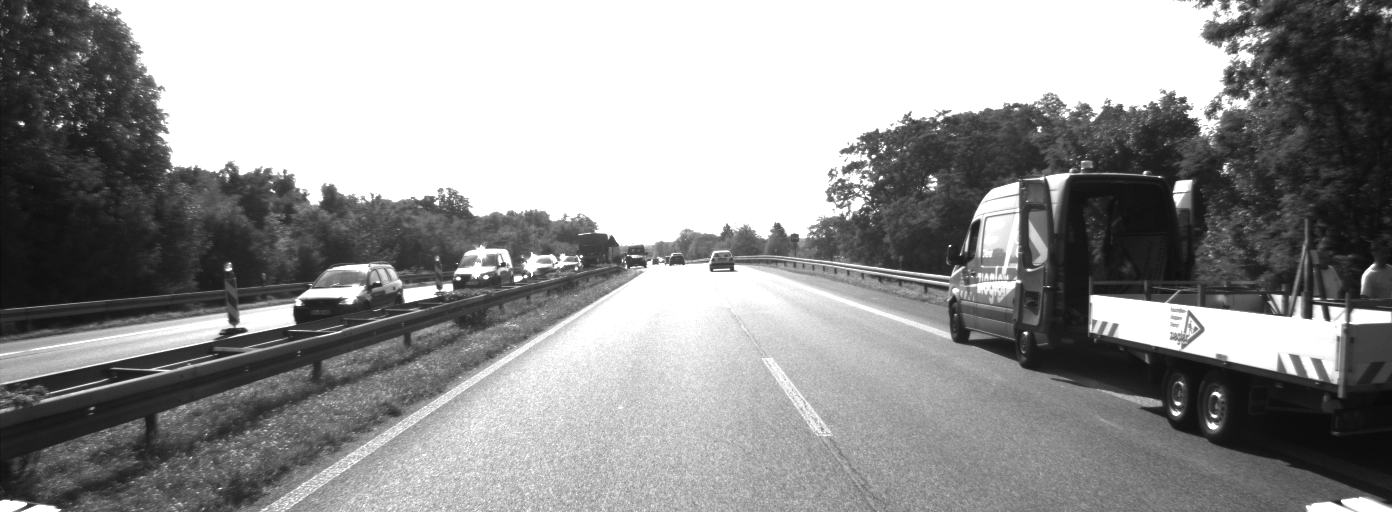
#> input picture dataset/image_00/data/0000000003.png, 1392 x 512 px, given in place of drive.mp4, which was not available
$ python lane_detect_new.py
#> lines starting #> are read from the running program, lines starting #| are printed output that depends on the picture; after the words box and inside, x2 and y2 are one past the last pixel; in counts of white or black regions, pixels touching at a corner belong together; pictures that were not available may be replaced by others from this repository, and a replacement may not be noted
import cv2
import numpy as np
import math


cap = cv2.VideoCapture("drive.mp4")

# [18 lines of commented-out code are left out]

while 1:

    ret,frame = cap.read()
#> frame is the input picture: shape (512, 1392, 3); min 10, max 255, mean 148
    if ret:

        width, height = frame.shape[1], frame.shape[0]

        # ------------
        hsv = cv2.cvtColor(frame, cv2.COLOR_BGR2HSV)
#> hsv: shape (512, 1392, 3); mean H, S, V 0, 0, 148

        lower = np.uint8([180, 18, 255])
        upper = np.uint8([0, 0, 231])

        mask = cv2.inRange(hsv, lower, upper)
#> mask: shape (512, 1392); every value is 0
        edges = cv2.Canny(mask, 75, 250)

        cv2.imshow("mask", edges)

        lines = cv2.HoughLinesP(edges, 1, np.pi / 180, 50, maxLineGap=50)
#> lines = None

        if lines is not None:
            for i in range(0, len(lines)):
                l = lines[i][0]
                cv2.line(frame, (l[0], l[1]), (l[2], l[3]), (0,0,255), 3, cv2.LINE_AA)
        # ----------

        # change perspective
        # perspective points
        pts1 = np.float32([[560, 440],[710, 440],[200, 640],[1000, 640]])
        pts2 = np.float32([[0,0],[width,0],[0,height],[width,height]])
        # end perspective points

        # perspective points draw circle
        pts1_ = np.array([[560, 440],[710, 440],[200, 640],[1000, 640]])
        pts2_ = np.array([[0,0],[width,0],[0,height],[width,height]])

        # for i in range(0,4):
        #     cv2.circle(frame,(pts1_[i][0], pts1_[i][1]),5,(0,0,255),2)
        # end perspective points draw circle

        # change perspective
        matrix = cv2.getPerspectiveTransform(pts1,pts2)
        birds_eye = cv2.warpPerspective(frame, matrix, (width, height))
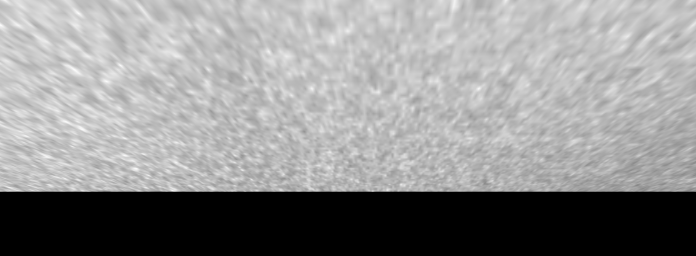
#> birds_eye: shape (512, 1392, 3) (shown at 1/2 size); min 0, max 255, mean 143.2

        # end change birds eye perspective


        grayscale = cv2.cvtColor(birds_eye, cv2.COLOR_BGR2GRAY)

        # smooth image
        kernel_size = 5
        blur = cv2.GaussianBlur(grayscale, (kernel_size, kernel_size), 0)

        # canny edge dedection
        low_t = 50
        high_t = 95
        edges = cv2.Canny(blur, low_t, high_t)
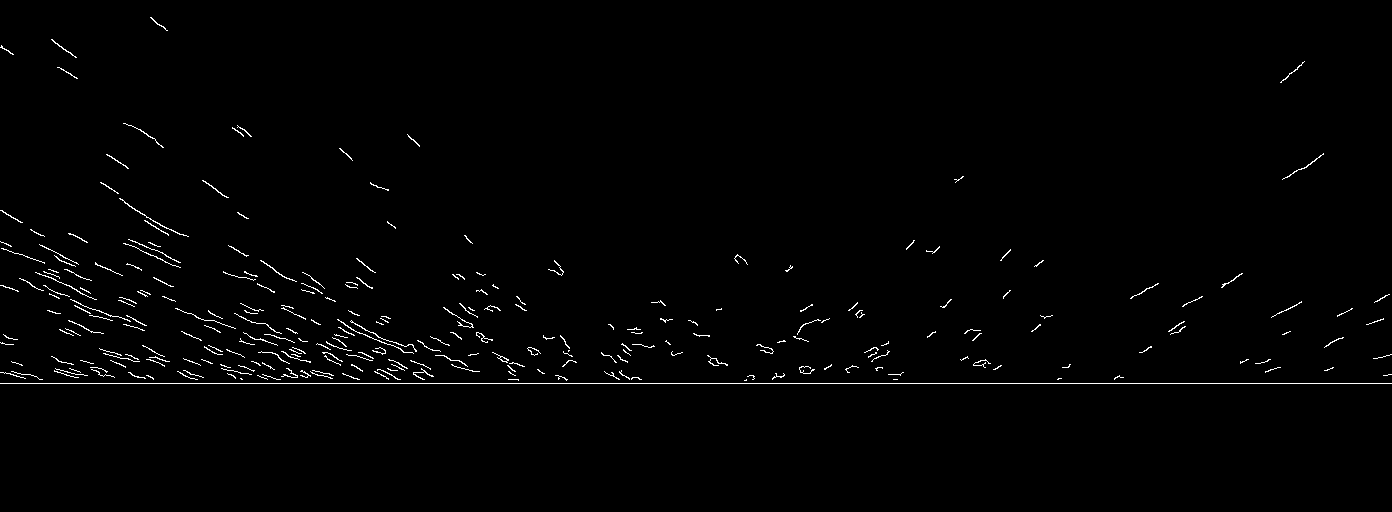
#> edges: shape (512, 1392); 1.1% white in thin lines or dots, all inside (x1, y1, x2, y2) = (0, 17, 1392, 384)

        # detect line with houg line transform
        lines = cv2.HoughLinesP(edges, 1, np.pi / 180, 50, maxLineGap=50)
#> lines = 88 rows, first 6: [0, 383, 1391, 383], [1388, 374, 1391, 374], [930, 334, 965, 333], [492, 352, 682, 352], [10, 374, 429, 374], [6, 373, 560, 335]

        # draaw lines
        for line in lines:
            x1, y1, x2, y2 = line[0]

            # classification right and left line
            if x1 < 640 or x2 < 640:
                x1_left = x1
                x2_left = x2
                y1_left = y1
                y2_left = y2

            elif x1 > 640 or x2 > 640:
                x1_right = x1
                x2_right = x2
                y1_right = y1
                y2_right = y2


            try:
                # calculate middle points

                x1_mid = int((x1_right + x1_left)/2)
                x2_mid = int((x2_right + x2_left)/2)

                # y1_mid = int((y1_right + y1_left)/2)
                # y2_mid = int((y2_right + y2_left)/2)

                cv2.line(birds_eye, (640, 300), (x2_mid, 420), (0, 255, 0), 2)


                # create straight pipe line in middle of the frame
                x_1, x_2 = 640, 640
                y_1, y_2 = 300, 420
                cv2.line(birds_eye, (x_1,y_1), (x_2, y_2), (0, 0, 255), 2)


                # calculate 3 point beetween angle

                point_1 = [x_1, y_1]
                point_2 = [x_2, y_2]
                point_3 = [x2_mid, 420]

                radian = np.arctan2(point_2[1] - point_1[1], point_2[0] - point_1[0]) - np.arctan2(point_3[1] - point_1[1], point_3[0] - point_1[0])
                angle = (radian *180 / np.pi)

                print("omega : ", angle)

                # cv2.putText(frame, str(int(angle)), (15,35),cv2.FONT_HERSHEY_SIMPLEX,1 , (255,0,0), 2, cv2.LINE_AA )

                if angle < -30:
                    cv2.putText(frame, "LEFT", (15,35),cv2.FONT_HERSHEY_SIMPLEX,1 , (255,0,0), 2, cv2.LINE_AA )
                elif angle > 25:
                    cv2.putText(frame, "RIGHT", (1150,35),cv2.FONT_HERSHEY_SIMPLEX,1 , (255,0,0), 2, cv2.LINE_AA )

                elif angle > -25 and angle < 25:
                    # cv2.putText(frame, "DUZ", (600,35),cv2.FONT_HERSHEY_SIMPLEX,1 , (255,0,0), 2, cv2.LINE_AA )
                    continue
            except NameError:
                continue
            # lane draw line red
            cv2.line(birds_eye, (x1, y1), (x2, y2), (0, 0, 255), 2)
#> this loop made 88 passes
#> (x1, y1, x2, y2, x1_left, x2_left, y1_left, y2_left) on passes 4, 5, 6, 8, 9, 10, 11, 13: (492, 352, 682, 352, 492, 682, 352, 352), (10, 374, 429, 374, 10, 429, 374, 374), (6, 373, 560, 335, 6, 560, 373, 335), (13, 375, 432, 375, 13, 432, 375, 375), (279, 358, 370, 356, 279, 370, 358, 356), (21, 365, 157, 358, 21, 157, 365, 358), (140, 213, 183, 235, 140, 183, 213, 235), (100, 349, 152, 350, 100, 152, 349, 350)
#> (printed output is left out)
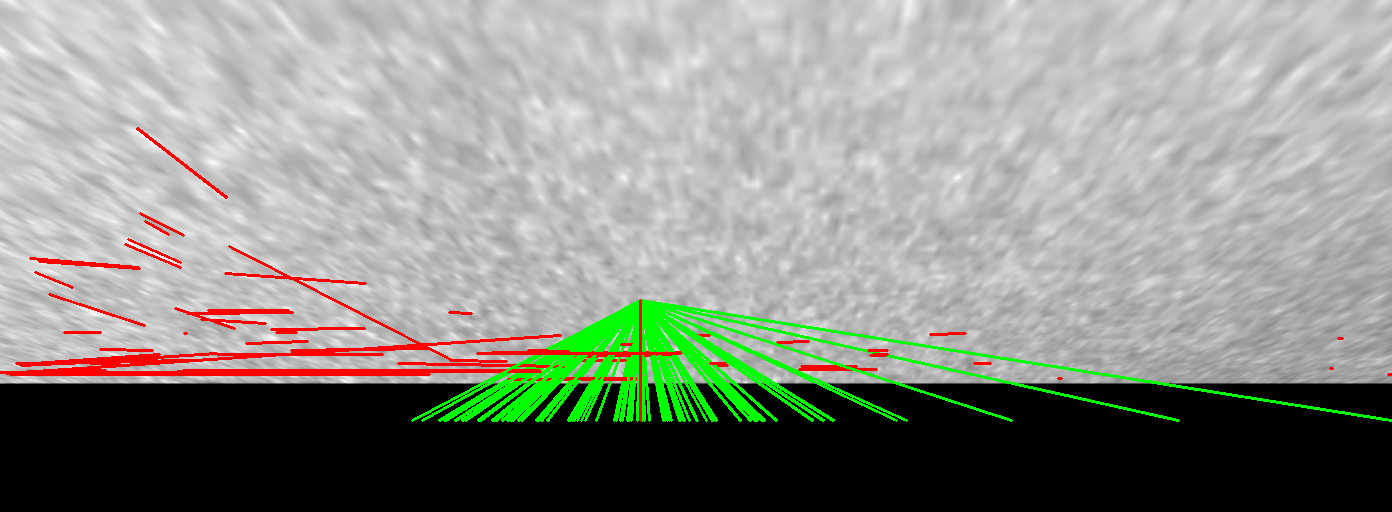
#> birds_eye: shape (512, 1392, 3); 5.15% of pixels changed, all inside (x1, y1, x2, y2) = (0, 127, 1392, 422)
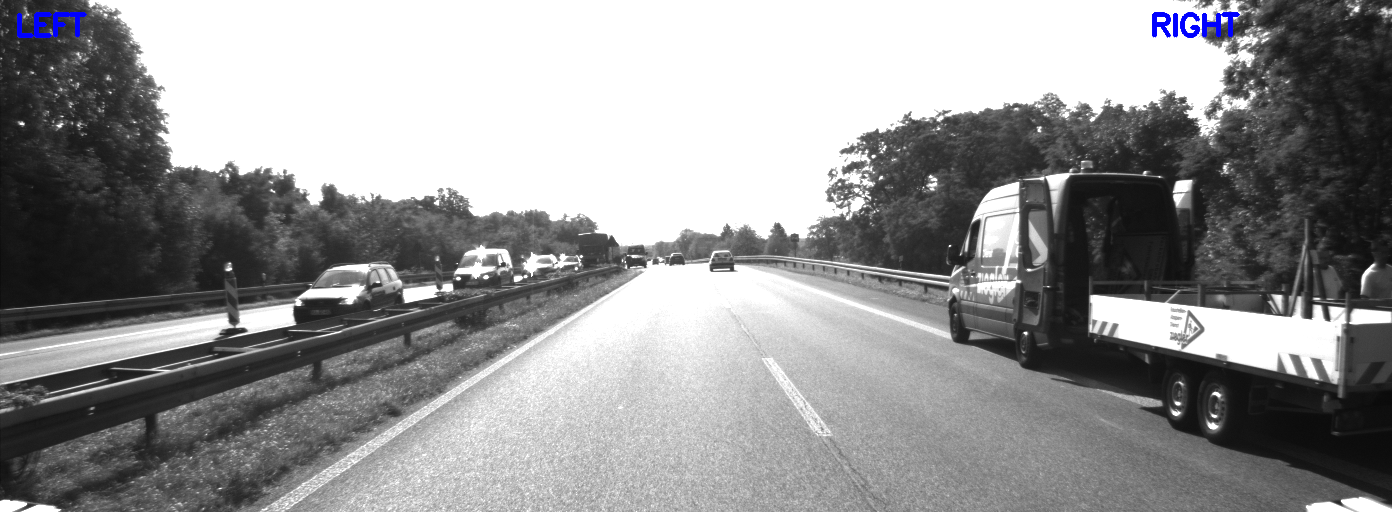
#> frame: shape (512, 1392, 3); 0.29% of pixels changed, all inside (x1, y1, x2, y2) = (17, 12, 1240, 38)
            # print("x1 : {} y1 : {} \nx2 : {} y2 : {}".format(x1,y1, x2 ,y2))
            # print("------------------------")


        drawing_pts = np.array([[[550, 440],[690, 440],[1000, 640],[200, 640]]], np.int32)
        cv2.polylines(frame, [drawing_pts],True, (0,255,),3)
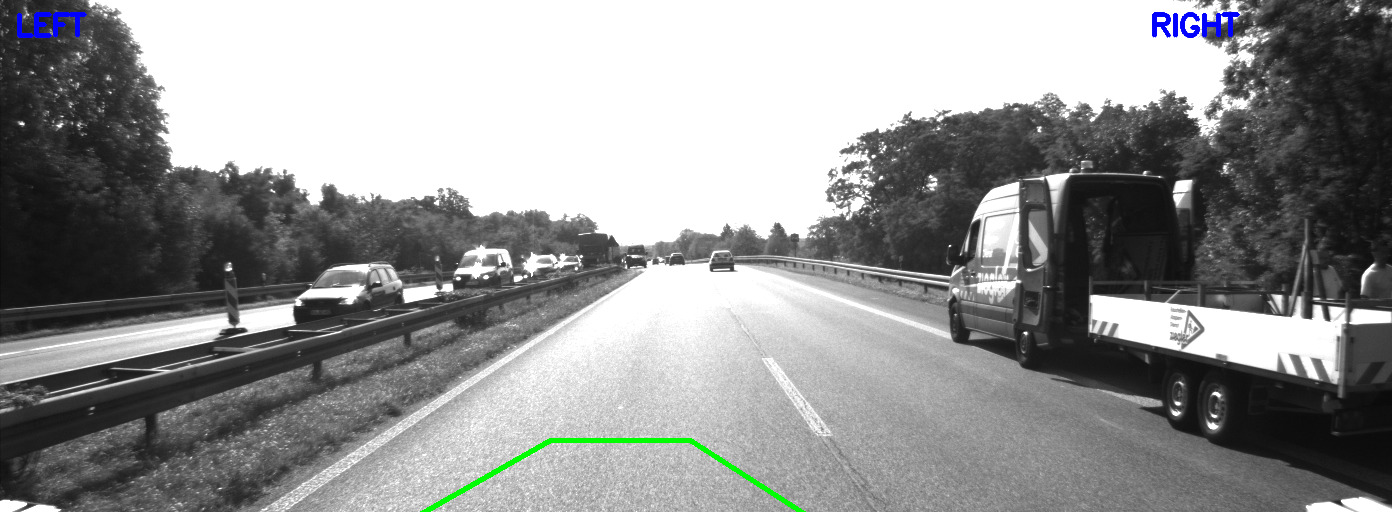
#> frame: shape (512, 1392, 3); 0.3% of pixels changed, all inside (x1, y1, x2, y2) = (420, 438, 806, 512)
        # cv2.fillPoly(frame, [drawing_pts], (0,255,0))

        birds_eye = cv2.resize(birds_eye, (640,360))
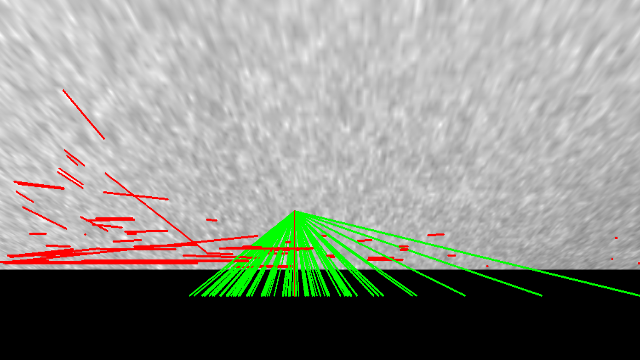
#> birds_eye: shape (360, 640, 3); mean B, G, R 136, 144.2, 141

        cv2.imshow("birds_eye", birds_eye)
        cv2.imshow("frame", frame)


        if cv2.waitKey(30) & 0xFF == ord("q"):
#> (key q is pressed here)
            break

    elif ret == False:
        break

cap.release()
cv2.destroyAllWindows()

$ run again, on dataset/image_00/data/0000000005.png
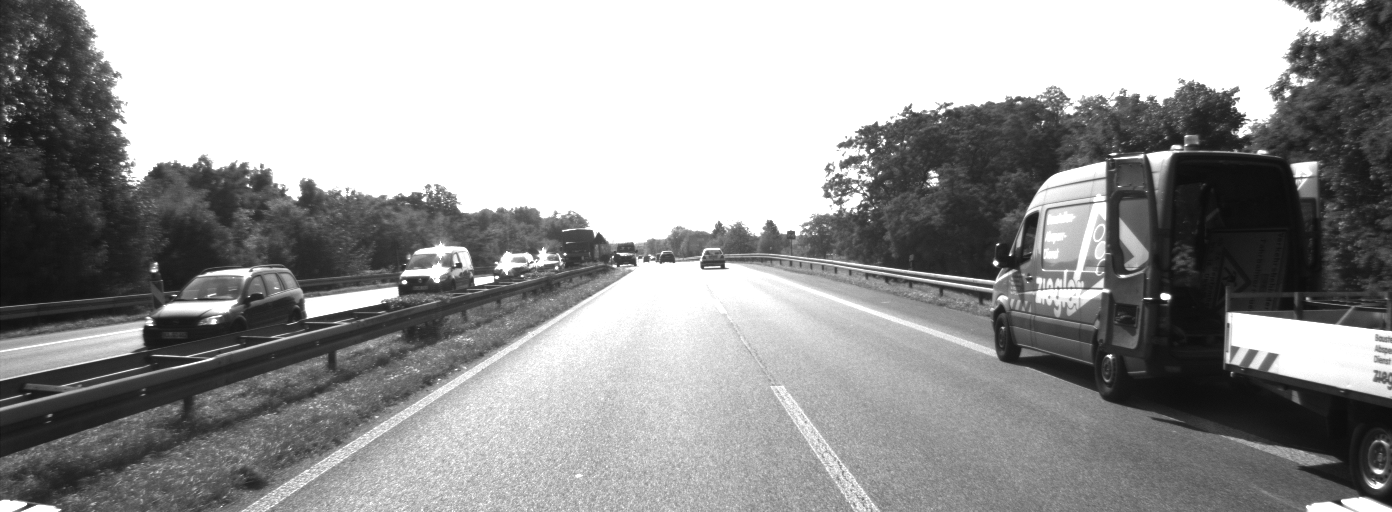
#> input picture dataset/image_00/data/0000000005.png, 1392 x 512 px, given in place of drive.mp4, which was not available
#> frame is the input picture: shape (512, 1392, 3); min 11, max 255, mean 152.4
#> hsv: shape (512, 1392, 3); mean H, S, V 0, 0, 152.4
#> mask: shape (512, 1392); every value is 0
#> `lines = cv2.HoughLinesP(edges, 1, np.pi / 180, 50, maxLineGap=50)`: lines = None
#> `edges = cv2.Canny(blur, low_t, high_t)`:
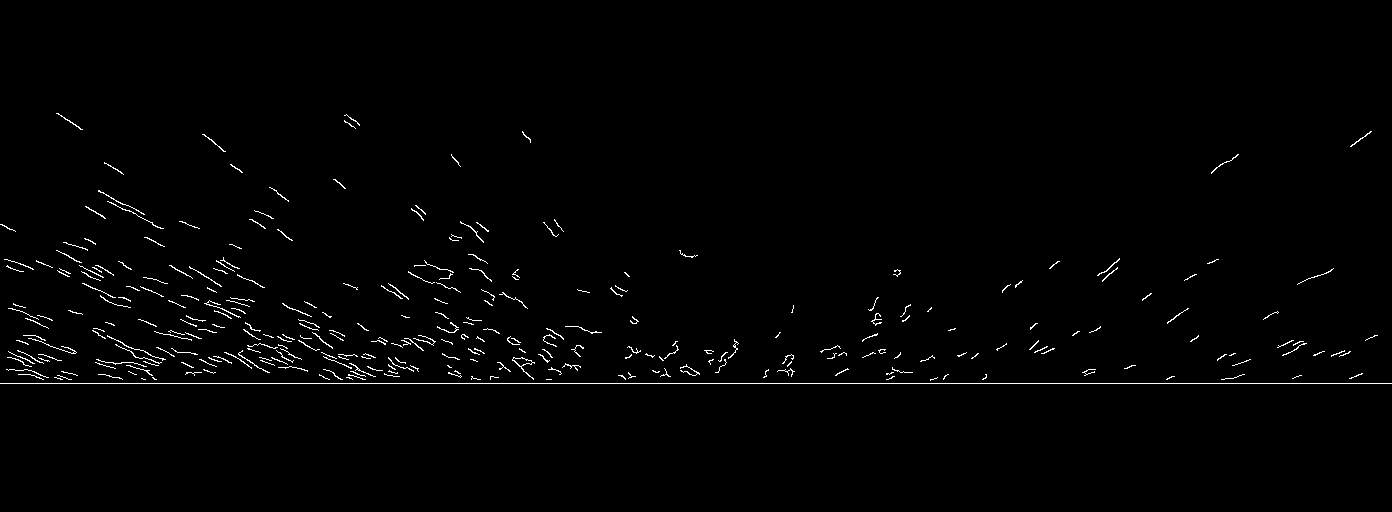
#> edges: shape (512, 1392); 1.1% white in thin lines or dots, all inside (x1, y1, x2, y2) = (0, 113, 1392, 384)
#> `lines = cv2.HoughLinesP(edges, 1, np.pi / 180, 50, maxLineGap=50)`: lines = 106 rows, first 6: [0, 383, 1391, 383], [135, 357, 395, 357], [661, 359, 725, 359], [12, 358, 54, 358], [390, 360, 398, 360], [99, 364, 396, 358]
#> the loop `for line in lines:` made 106 passes
#> (x1, y1, x2, y2, x1_left, x2_left, y1_left, y2_left) on passes 4 to 11: (12, 358, 54, 358, 12, 54, 358, 358), (390, 360, 398, 360, 390, 398, 360, 360), (99, 364, 396, 358, 99, 396, 364, 358), (106, 366, 338, 362, 106, 338, 366, 362), (255, 337, 547, 342, 255, 547, 337, 342), (231, 355, 371, 355, 231, 371, 355, 355), (11, 353, 75, 353, 11, 75, 353, 353), (39, 378, 410, 365, 39, 410, 378, 365)
#> (printed output is left out)
#> `birds_eye = cv2.resize(birds_eye, (640,360))`:
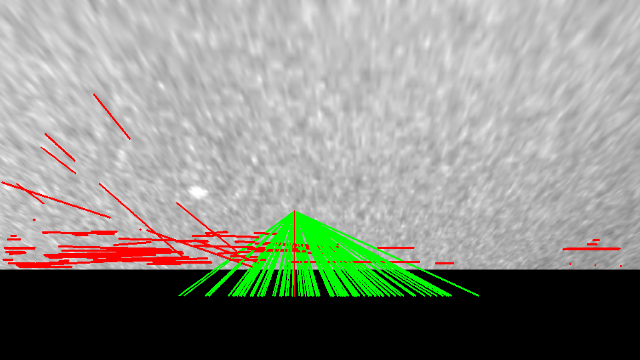
#> birds_eye: shape (360, 640, 3); mean B, G, R 133.2, 142.3, 139.2

$ run again, on dataset/image_00/data/0000000009.png
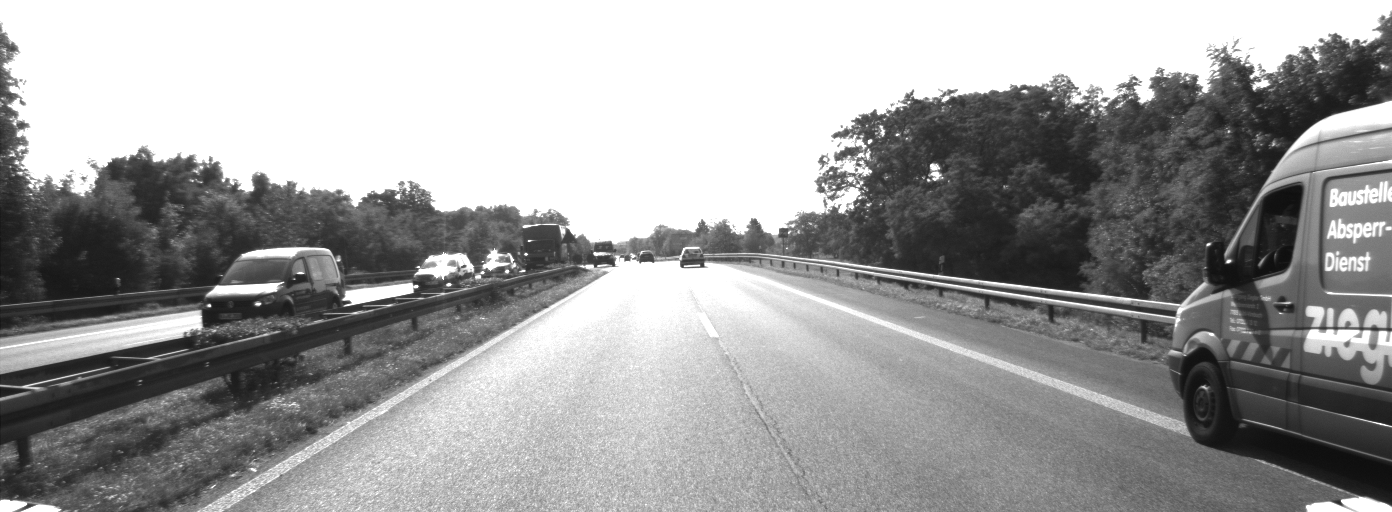
#> input picture dataset/image_00/data/0000000009.png, 1392 x 512 px, given in place of drive.mp4, which was not available
#> frame is the input picture: shape (512, 1392, 3); min 13, max 255, mean 158.6
#> hsv: shape (512, 1392, 3); mean H, S, V 0, 0, 158.6
#> mask: shape (512, 1392); every value is 0
#> `lines = cv2.HoughLinesP(edges, 1, np.pi / 180, 50, maxLineGap=50)`: lines = None
#> `edges = cv2.Canny(blur, low_t, high_t)`:
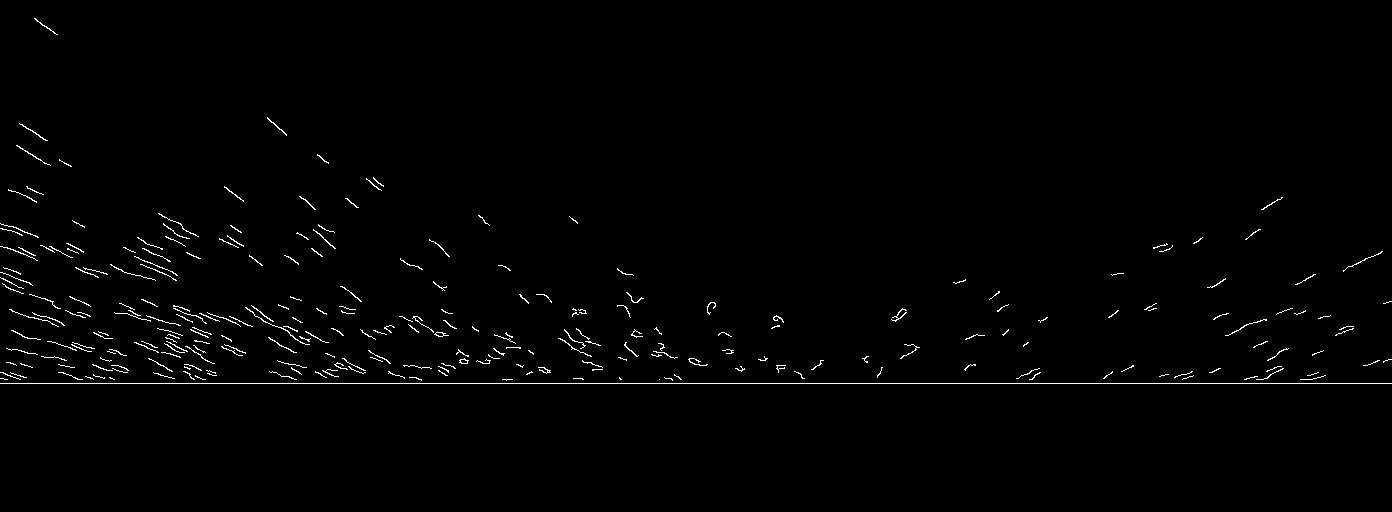
#> edges: shape (512, 1392); 1.1% white in thin lines or dots, all inside (x1, y1, x2, y2) = (0, 18, 1392, 384)
#> `lines = cv2.HoughLinesP(edges, 1, np.pi / 180, 50, maxLineGap=50)`: lines = 93 rows, first 6: [0, 383, 1391, 383], [296, 365, 450, 365], [44, 357, 151, 359], [75, 350, 245, 353], [123, 372, 215, 372], [584, 353, 677, 357]
#> the loop `for line in lines:` made 93 passes
#> (x1, y1, x2, y2, x1_left, x2_left, y1_left, y2_left) on passes 12, 13, 14, 15, 16, 19, 20, 21: (164, 376, 216, 375, 164, 216, 376, 375), (269, 371, 365, 370, 269, 365, 371, 370), (418, 367, 453, 367, 418, 453, 367, 367), (77, 379, 114, 379, 77, 114, 379, 379), (573, 378, 680, 378, 573, 680, 378, 378), (72, 349, 245, 352, 72, 245, 349, 352), (69, 312, 298, 320, 69, 298, 312, 320), (506, 347, 664, 347, 506, 664, 347, 347)
#> (printed output is left out)
#> `birds_eye = cv2.resize(birds_eye, (640,360))`:
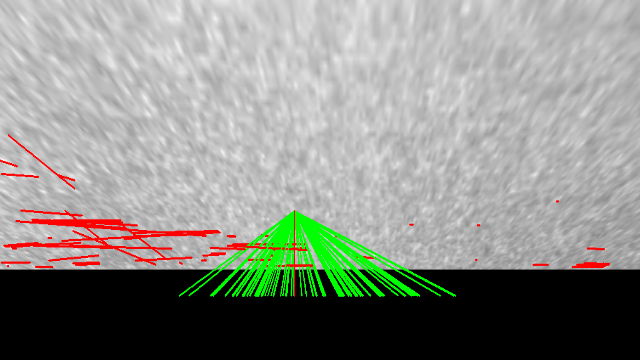
#> birds_eye: shape (360, 640, 3); mean B, G, R 134.8, 142.1, 139.2
